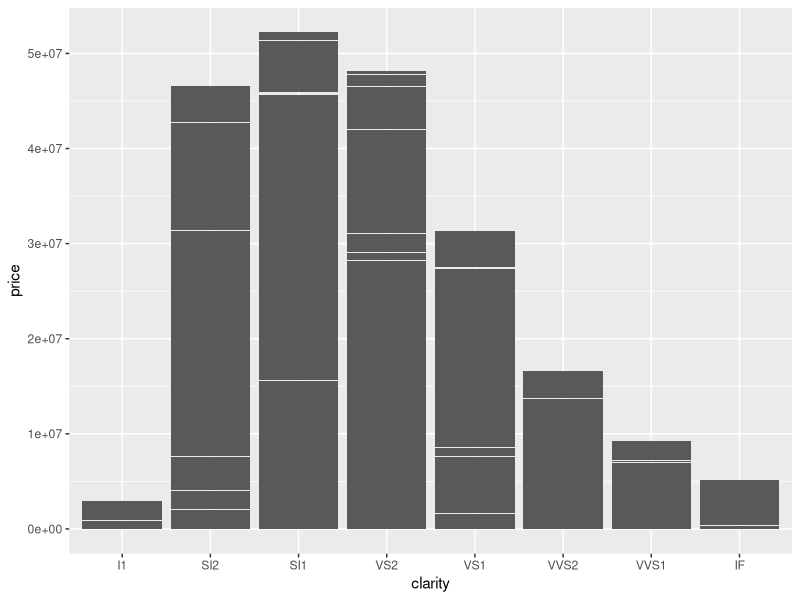
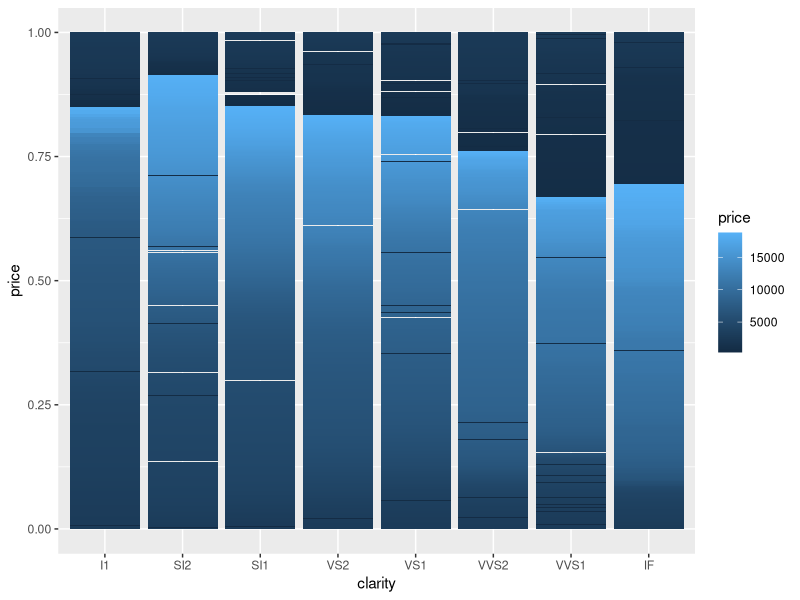
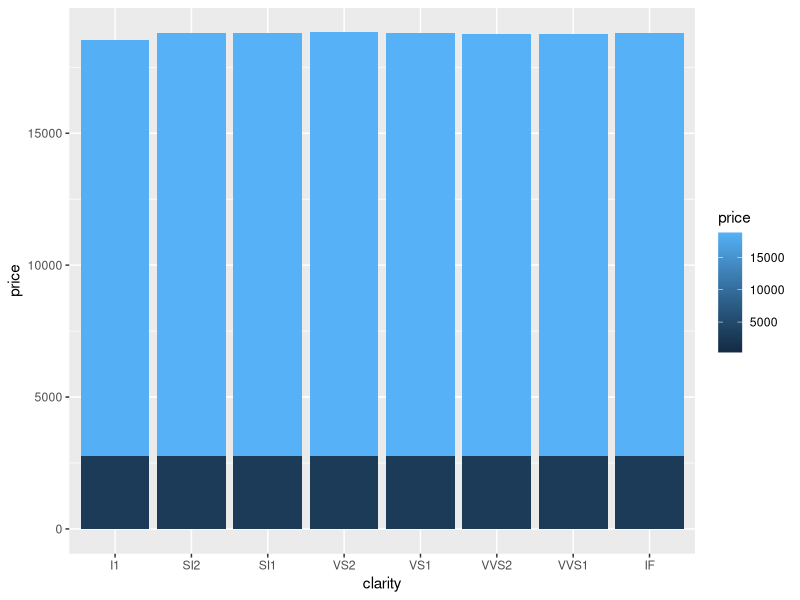
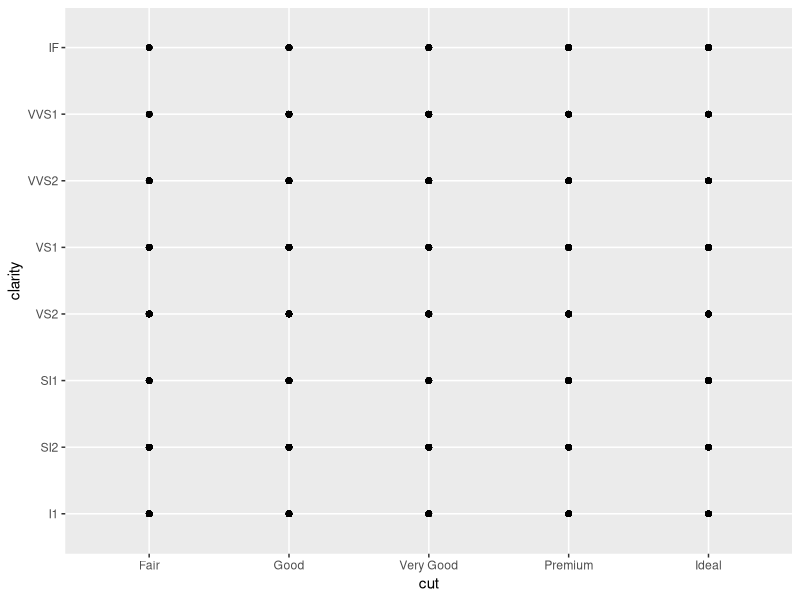
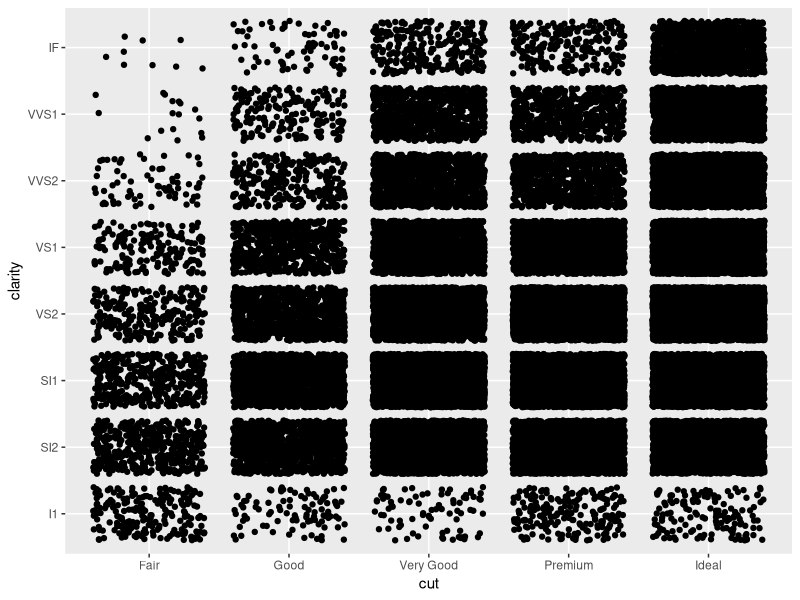
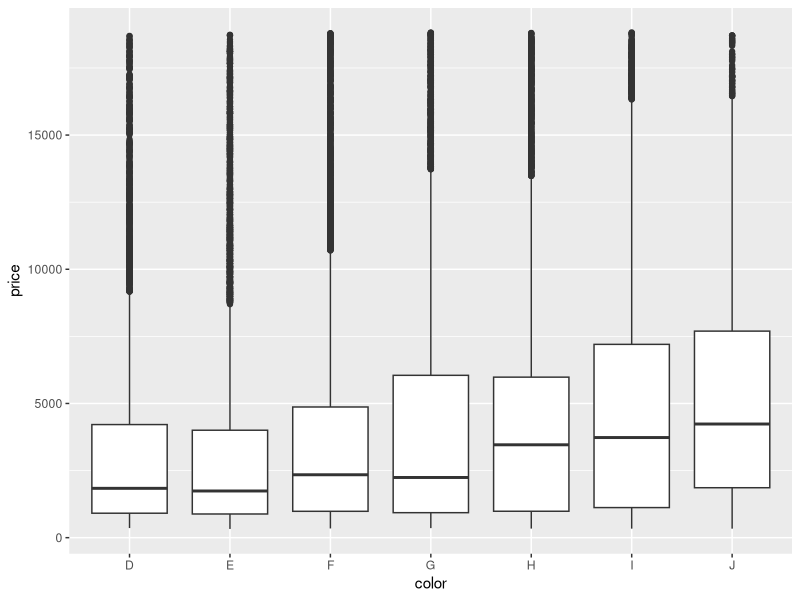

Here is the R script that generated these plots, in order: (Note: this script raises an error after producing the figures.)
# Exercise 2: advanced ggplot2 practice

# Install and load the `ggplot2` package
#install.packages('ggplot2')
library("ggplot2")

# For this exercise you will again be working with the `diamonds` data set.
# Use `?diamonds` to review details about this data set
?diamonds
colnames(diamonds)
## Position Adjustments

# Draw a column (bar) chart of diamonds cuts by price, with each bar filled by 
# clarity. You should see a _stacked_ bar chart.
ggplot(diamonds) +
  geom_col(mapping = aes(x = clarity, y = price))

# Draw the same chart again, but with each element positioned to "fill" the y axis
ggplot(diamonds) +
  geom_col(mapping = aes(x = clarity, y = price, fill = price), position = "fill")

# Draw the same chart again, but with each element positioned to "dodge" each other
ggplot(diamonds) +
  geom_col(mapping = aes(x = clarity, y = price, fill = price), position = "dodge")

# Draw a plot with point geometry with the x-position mapped to `cut` and the 
# y-position mapped to `clarity`
# This creates a "grid" grouping the points
ggplot(diamonds)+
    geom_point(mapping = aes(x = cut , y = clarity))

# Use the "jitter" position adjustment to keep the points from all overlapping!
# (This works a little better with a sample of diamond data, such as from the 
# previous exercise).
ggplot(diamonds)+
  geom_point(mapping = aes(x = cut , y = clarity), position = "jitter")


## Scales

# Draw a "boxplot" (with `geom_boxplot`) for the diamond's price (y) by color (x)
ggplot(diamonds)+
  geom_boxplot(mapping = aes(x = color , y = price))

# This has a lot of outliers, making it harder to read. To fix this, draw the 
# same plot but with a _logarithmic_ scale for the y axis.
ggplot(diamonds_sample)+
  geom_boxplot(mapping = aes(x = color , y = price)) +
  scale_y_log10()
# For another version, draw the same plot but with `violin` geometry instead of 
# `boxplot` geometry!
# How does the logarithmic scale change the data presentation?
ggplot(diamonds_sample)+
  geom_violin(mapping = aes(x = color , y = price)) +
  scale_y_log10()

# Another interesting plot: draw a plot of the diamonds price (y) by carat (x), 
# using a heatmap of 2d bins (geom_bin2d)
# What happens when you make the x and y channels scale logarithmically?
ggplot(diamonds_sample)+
  geom_bin2d(mapping = aes(x = carat, y = price)) +
  scale_x_log10() +
  scale_y_log10()

# Draw a scatter plot for the diamonds price (y) by carat (x). Color each point
# by the clarity (Remember, this will take a while. Use a sample of the diamonds 
# for faster results)
ggplot(data = diamonds_sample)+
  geom_point(mapping = aes(x = carat, y = price, color = clarity))+
  scale_color_brewer(palette = "Purples", direction = -1)

# Change the color of the previous plot using a ColorBrewer scale of your choice. 
# What looks nice?
ggplot(data = diamonds_sample)+
  geom_point(mapping = aes(x = carat, y = price, color = clarity))+
  scale_color_brewer(palette = "Red")

## Coordinate Systems

# Draw a bar chart with x-position and fill color BOTH mapped to cut
# For best results, SET the `width` of the geometry to be 1 (fill plot, no space
# between)
# TIP: You can save the plot to a variable for easier modifications


# Draw the same chart, but with the coordinate system flipped


# Draw the same chart, but in a polar coordinate system. It's a Coxcomb chart!



## Facets

# Take the scatter plot of price by carat data (colored by clarity) and add 
# _facets_ based on the diamond's `color`

ggplot(data = diamonds_sample)+
  geom_point(mapping = aes(x = carat, y = price, color = color))+
  facet_wrap(-cut)

## Saving Plots

# Use the `ggsave()` function to save the current (recent) plot to disk.
# Name the output file "my-plot.png".
# Make sure you've set the working directory!!

